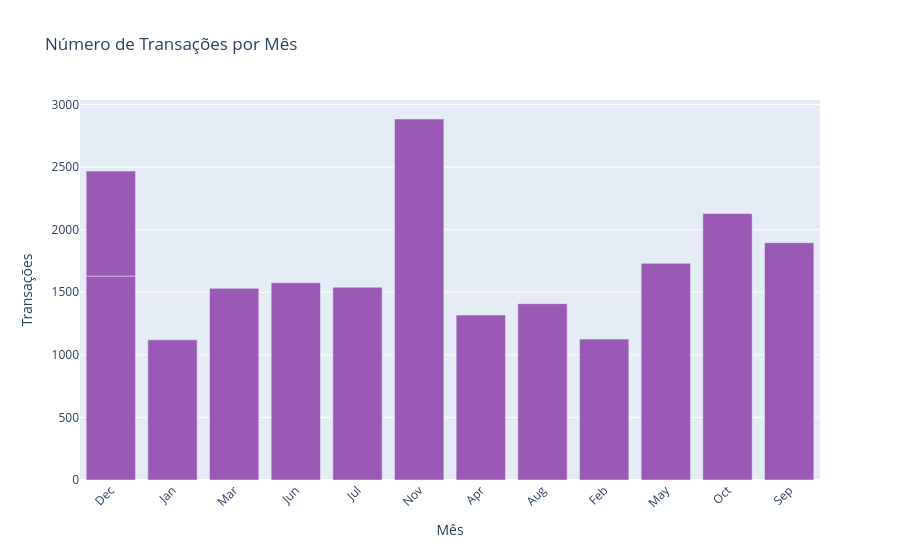

Write notebook code for a chart like this one.
### Code cell
# Transações mensais

transacoes_mensais = df_vendas.groupby(['ano', 'mes_nome']).agg(
    n_transacoes=('InvoiceNo', 'nunique')
).reset_index()

transacoes_mensais['mes_pedido'] = pd.Categorical(transacoes_mensais['mes_nome'], categories=meses, ordered=True)
transacoes_mensais = transacoes_mensais.sort_values(['ano', 'mes_pedido'])

fig = go.Figure()

fig.add_trace(go.Bar(
    x=transacoes_mensais['mes_nome'],
    y=transacoes_mensais['n_transacoes'],
    marker_color='#9b59b6',
    hovertemplate='%{y} transações<br><extra>%{x}</extra>'
))

fig.update_layout(
    title='Número de Transações por Mês',
    xaxis_title='Mês',
    yaxis_title='Transações',
    xaxis_tickangle=-45
)

fig.show()

### Figure 1 — Plotly figure (JSON) as saved in the notebook; plotly's stock layout.template omitted (floating-point values rounded to 4 significant figures)
{"data": [{"hovertemplate": "%{y} transações<br><extra>%{x}</extra>", "marker": {"color": "#9b59b6"}, "type": "bar", "x": ["Dec", "Jan", "Mar", "Jun", "Jul", "Nov", "Apr", "Aug", "Dec", "Feb", "May", "Oct", "Sep"], "y": [1629, 1120, 1531, 1576, 1540, 2884, 1318, 1409, 839, 1126, 1731, 2129, 1896]}], "layout": {"title": {"text": "Número de Transações por Mês"}, "xaxis": {"tickangle": -45, "title": {"text": "Mês"}}, "yaxis": {"title": {"text": "Transações"}}}}
